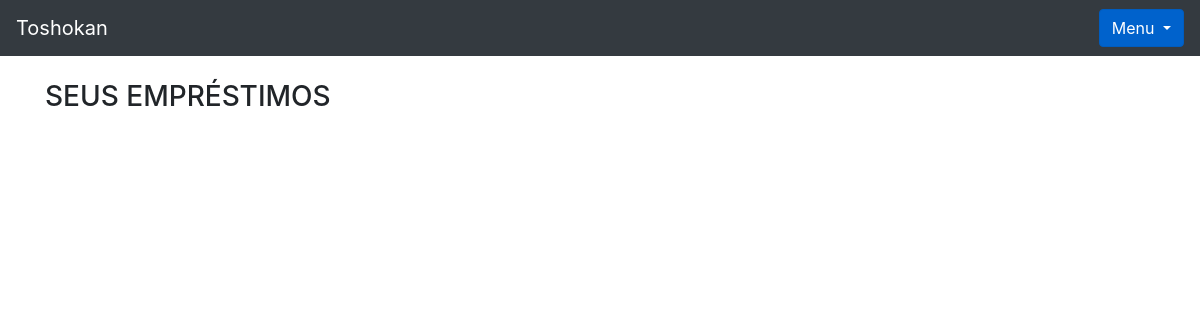
/livro/seus_emprestimos/ (signed in), run on an earlier commit of the app's database.
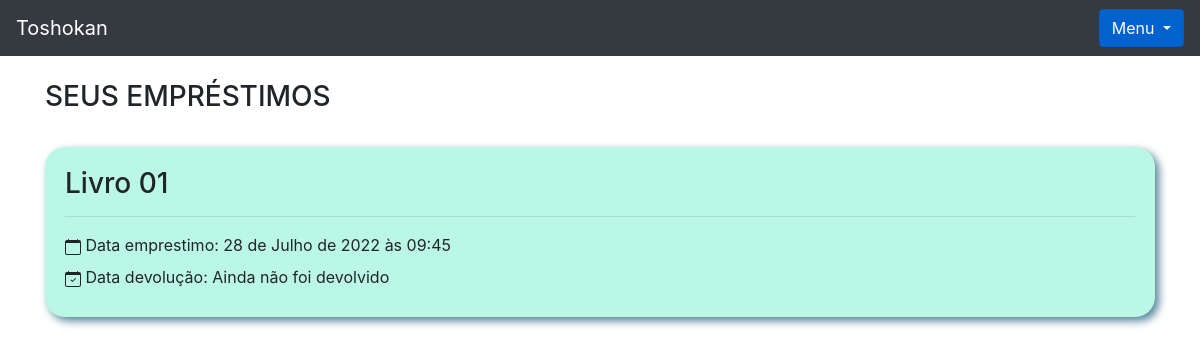
And on a later commit of the database.
### livros_app/models.py (models this page shows, shortened)
class Emprestimos(models.Model):
    choices =(
        ('P', 'Péssimo'),
        ('R', 'Ruim'),
        ('B', 'Bom'),
        ('O','Ótimo')
    )
    nome_emprestado = models.ForeignKey(Usuario, on_delete=models.DO_NOTHING, blank = True , null = True)
    nome_emprestado_anonimo = models.CharField(max_length=30,blank = True , null = True)
    data_emprestimo = models.DateTimeField(default=datetime.datetime.now())
    data_devolucao = models.DateTimeField(blank = True , null = True)
    livro = models.ForeignKey(Livros, on_delete=models.DO_NOTHING)
    avaliacao = models.CharField(max_length=1, choices = choices, null=True, blank=True)

class Livros(models.Model):
    img = models.ImageField(upload_to='capa_livro', null=True, blank=True)
    nome = models.CharField(max_length = 100)
    autor = models.CharField(max_length = 30)
    co_autor = models.CharField(max_length= 30 , blank = True)
    data_cadastro = models.DateField(default=date.today)
    emprestado = models.BooleanField(default=False)
    categoria = models.ForeignKey(Categoria, on_delete=models.DO_NOTHING)
    usuario = models.ForeignKey(Usuario, on_delete=models.DO_NOTHING)
    class Meta:
        verbose_name = "Livro"
    def __str__(self):
        return self.nome

### livros_app/views.py (the view)
# urls.py: path('seus_emprestimos/', views.seus_emprestimos, name='seus_emprestimos'),
def seus_emprestimos(request):
    usuario = Usuario.objects.get(id = request.session['usuario'])
    emprestimos = Emprestimos.objects.filter(nome_emprestado = usuario)
    form = CadastroLivro()
    form.fields['usuario'].initial = request.session['usuario']
    form.fields['categoria'].queryset=Categoria.objects.filter(usuario = usuario)
    form_categoria = CategoriaLivro()
    return render(request, 'seus_emprestimos.html', {'usuario_logado': request.session['usuario'],
                                                    'emprestimos': emprestimos,
                                                    'form': form,
                                                    'form_categoria': form_categoria})

### livros_app/models.py (called while the page is built)
    def __str__(self) -> str:
        return self.nome

### livros_app/templates/seus_emprestimos.html (shortened to what this page needs)
{% extends 'base.html' %}
{% block 'conteudo' %}
<div class="container">
    <br>
    <h3>SEUS EMPRÉSTIMOS</h3>
    {% for emprestimo in emprestimos %}
        <div class="cartao">
            <div class="titulo">
                <h3>{{emprestimo.livro}}</h3>
            </div>
            <hr>
            <div class="body">
                 <label>&nbspData emprestimo: {{emprestimo.data_emprestimo}}</label>
            <br>
                 <label>&nbspData devolução: {% if emprestimo.data_devolucao %}{{emprestimo.data_devolucao}}{% else %}Ainda não foi devolvido{% endif %}</label>
            </div>
        </div>
    {% endfor %}
</div>
{% endblock 'conteudo' %}

### templates/base.html (shortened to what this page needs)
<!doctype html>
<html lang="en">
  <head>
    <link rel="stylesheet" href="https://cdn.jsdelivr.net/npm/bootstrap@4.6.0/dist/css/bootstrap.min.css">
  </head>
  <body>
    <nav class="navbar navbar-dark bg-dark">
        <a class="navbar-brand" href="{% url 'home' %}">Toshokan</a>
        {% if usuario_logado %}
        <div class="dropdown show">
          <a class="btn btn-primary dropdown-toggle" href="#" role="button" id="dropdownMenuLink" data-toggle="dropdown" aria-haspopup="true" aria-expanded="false">
            Menu
          </a>
        </div>
        {% endif %}
    </nav>
    {% block 'conteudo' %}{% endblock 'conteudo' %}
  </body>
</html>

### livros_app/templates/seus_emprestimos.html (style rules this page uses)
.cartao { background-color: #BAF7E5; padding: 20px; margin-top: 3%; border-radius: 20px; box-shadow: 4px 4px 8px #538499; }

What changed in the data, as far as the page shows it:
added Emprestimos: livro "Livro 01", data_emprestimo "28 de Julho de 2022 às 09:45", shows "Ainda não foi devolvido"
